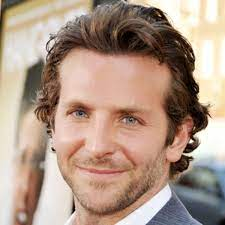
#> input picture bradley-cooper.jpg, 225 x 225 px
$ python '1 basic_operations.py'
#> lines starting #> are read from the running program, lines starting #| are printed output that depends on the picture
#import the open cv library
import cv2

#reading the image from the source as it is present in the same folder
img=cv2.imread("bradley-cooper.jpg",0)
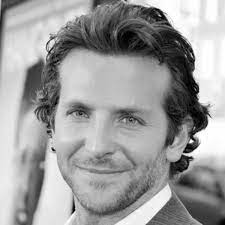
#> img: shape (225, 225); min 0, max 255, mean 156.4

#displaying the image in a separate window shell with it's name given as an argument
cv2.imshow("sample Image",img)

#waitkey is here so that the window does not dissapear after milliseconds and
# wait till we personally close the window.
cv2.waitKey(0)

# after the windows are destryed then the code will run further
cv2.destroyAllWindows()

# Saving the grayscale version of the image we used, providing the name with which
#  we want to save the file.
cv2.imwrite("bradley-cooper-grayscale.jpg",img)

$ run again, with christian-bale-red-carpet.jpg copied over bradley-cooper.jpg
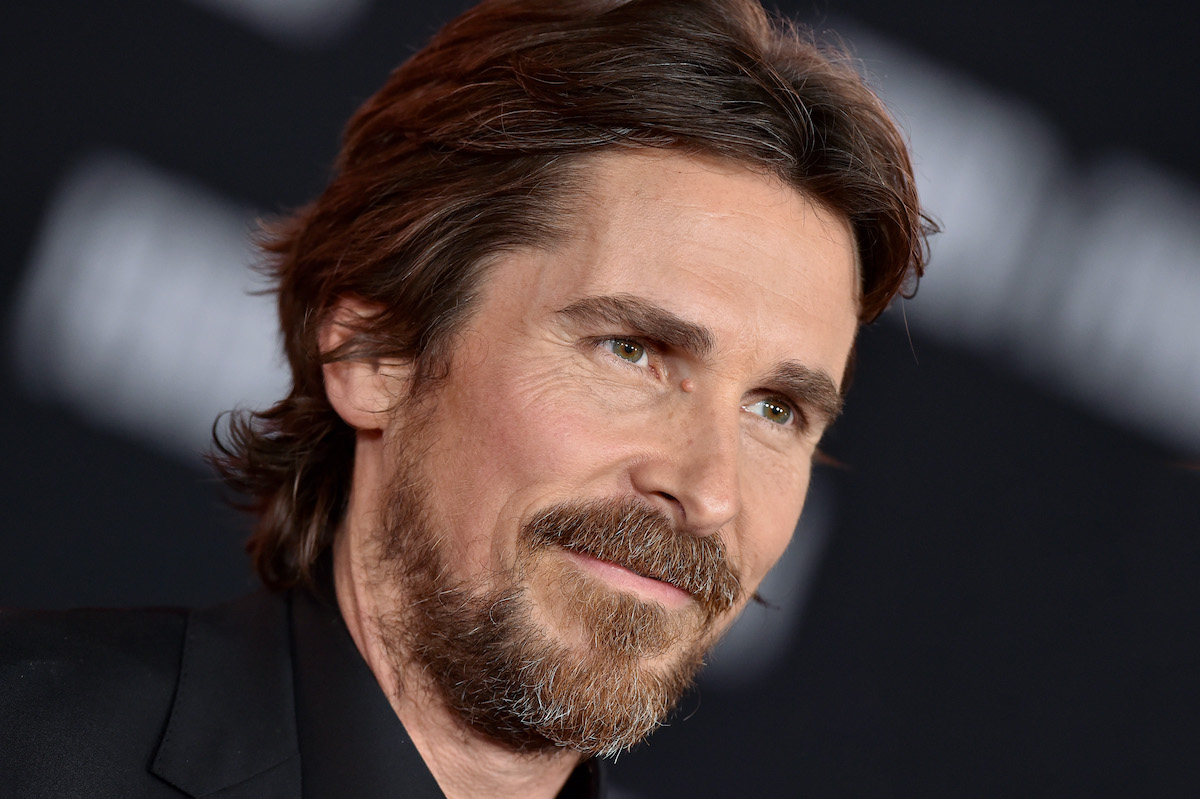
#> input picture christian-bale-red-carpet.jpg, 1200 x 799 px
#> `img=cv2.imread("bradley-cooper.jpg",0)`:
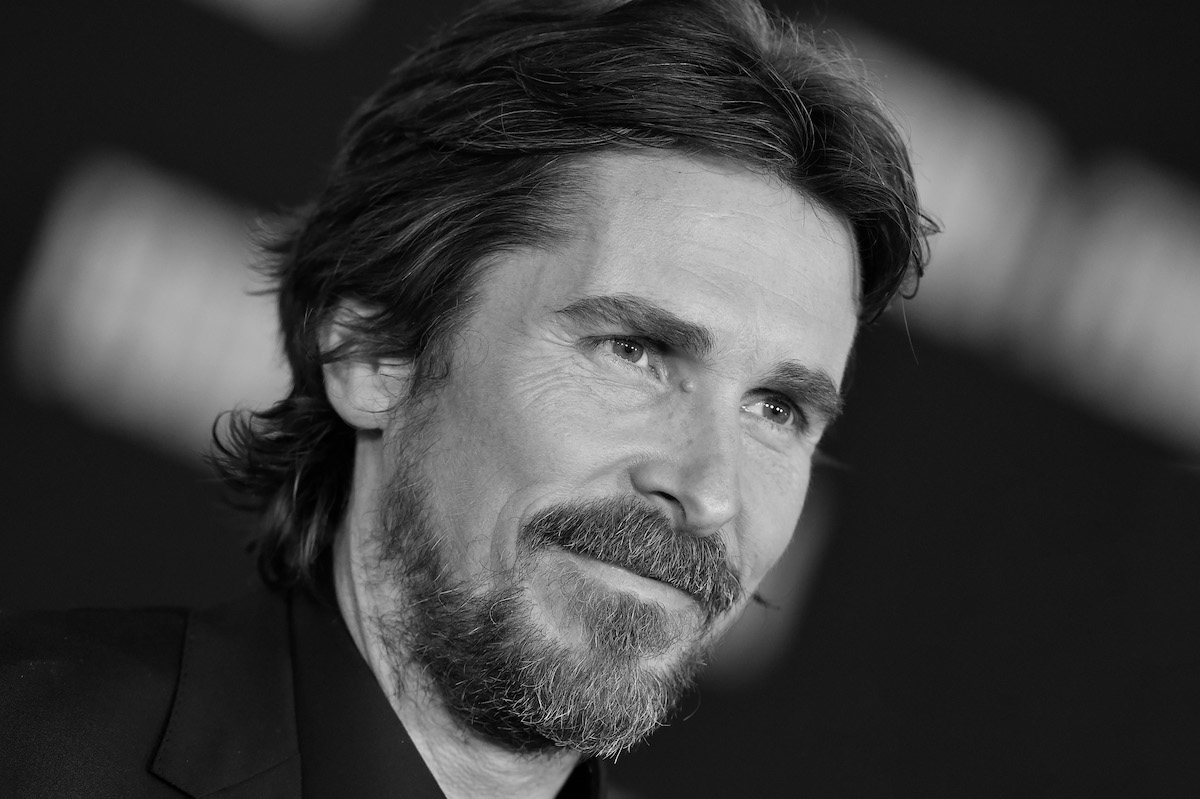
#> img: shape (799, 1200); min 0, max 255, mean 65.2

$ run again, with dia mirza.jpg copied over bradley-cooper.jpg
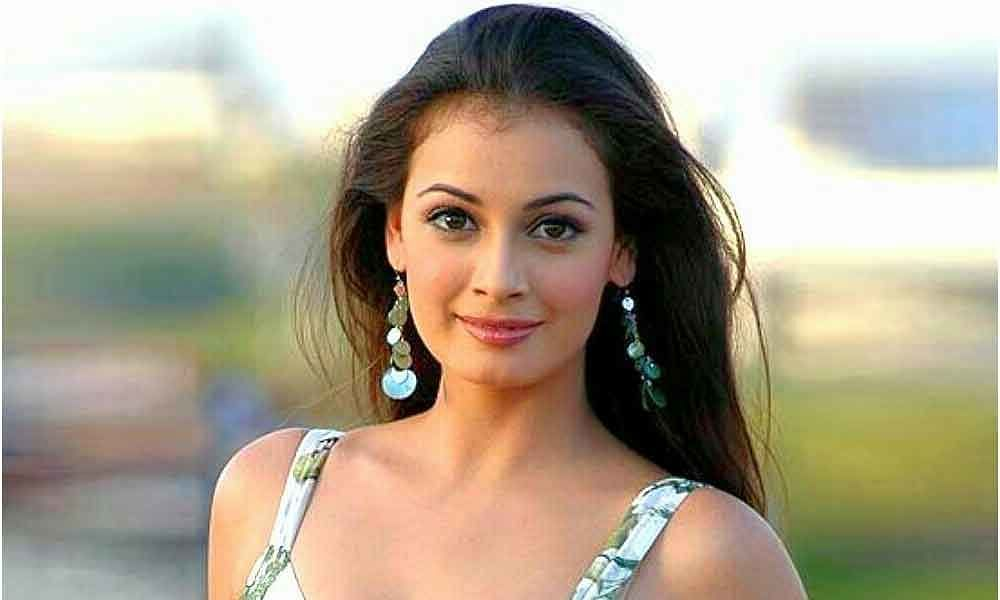
#> input picture dia mirza.jpg, 1000 x 600 px
#> `img=cv2.imread("bradley-cooper.jpg",0)`:
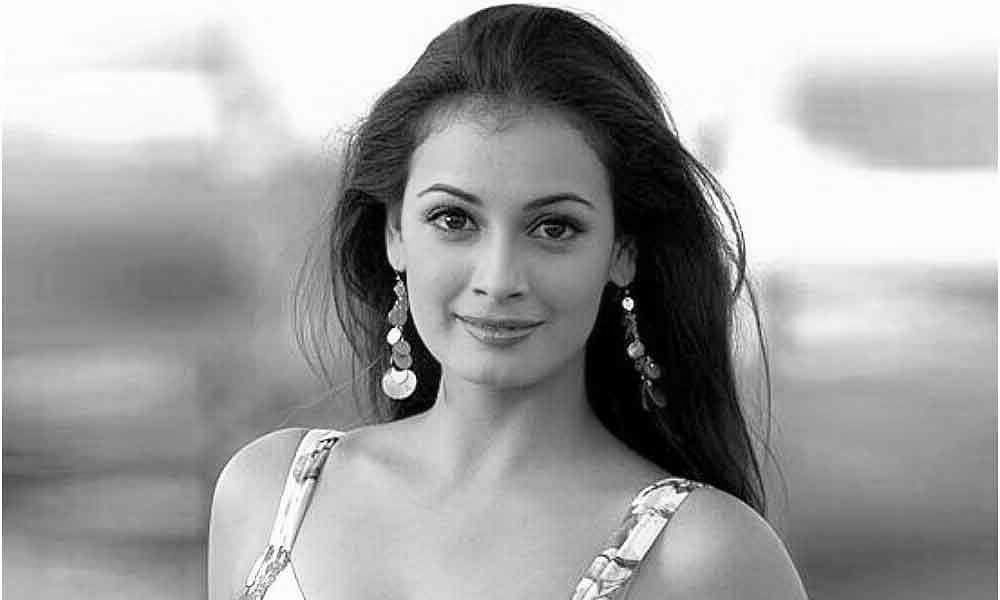
#> img: shape (600, 1000); min 0, max 255, mean 161.2
